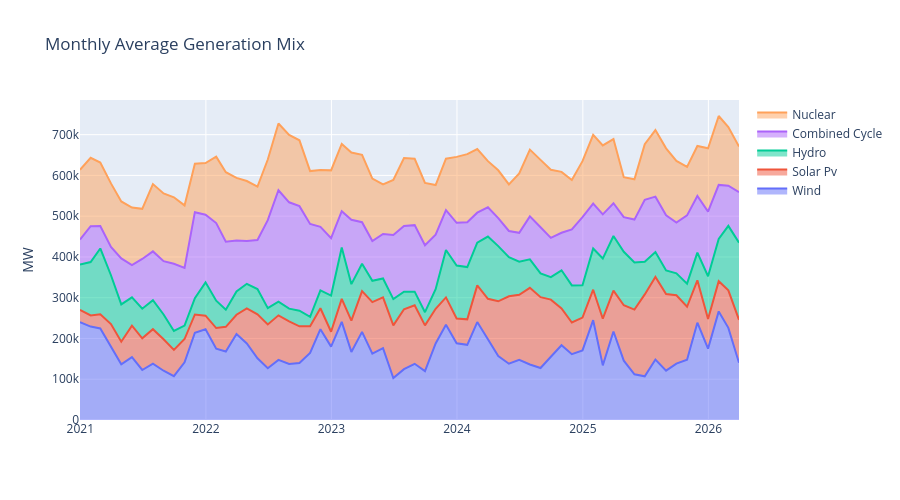

Here is the notebook cell this chart was saved with:
### Markdown cell above
## 2. Generation Mix

### Code cell
gen_cols = [c for c in df.columns if c.startswith("gen_") and c != "gen_total_mw"]

# Monthly average generation by technology
monthly = df[gen_cols].resample("ME").mean()

fig = go.Figure()
for col in gen_cols:
    label = col.replace("gen_", "").replace("_mw", "").replace("_", " ").title()
    fig.add_trace(go.Scatter(x=monthly.index, y=monthly[col],
                             name=label, stackgroup="one"))
fig.update_layout(title="Monthly Average Generation Mix",
                  yaxis_title="MW", height=500)
fig.show()
